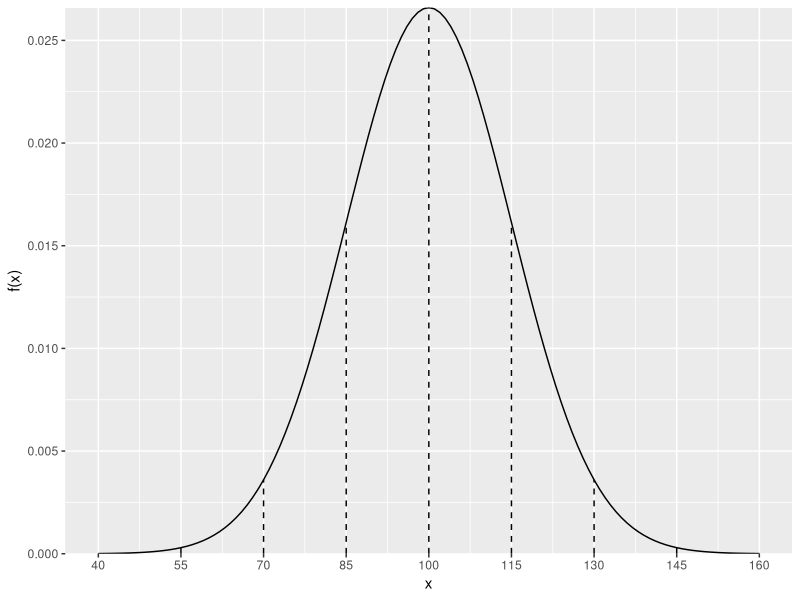
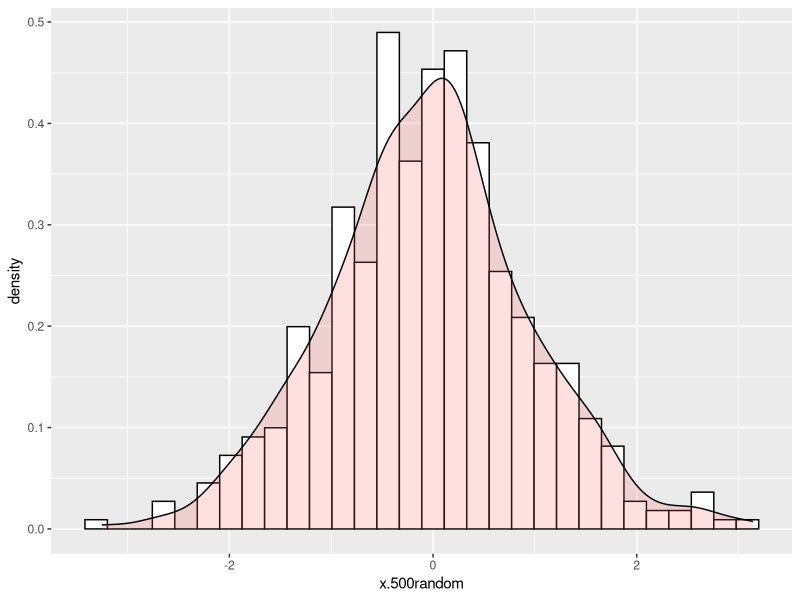
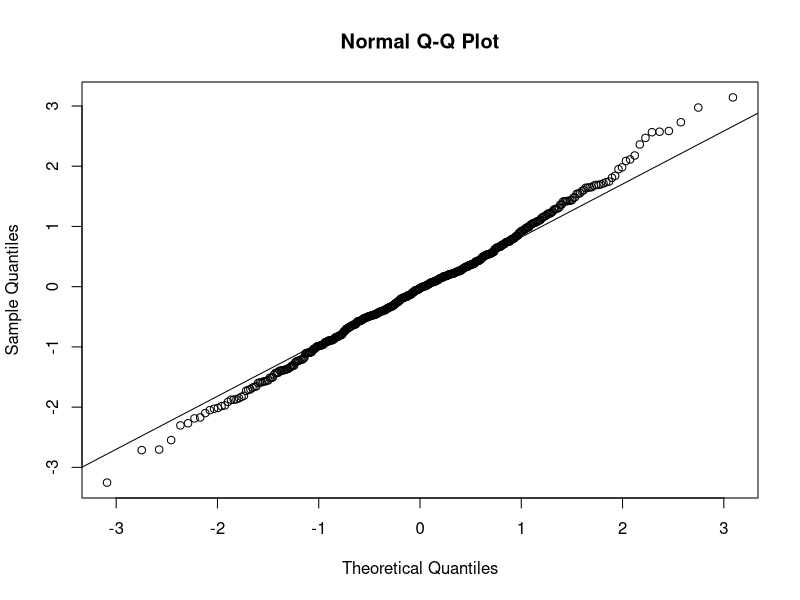
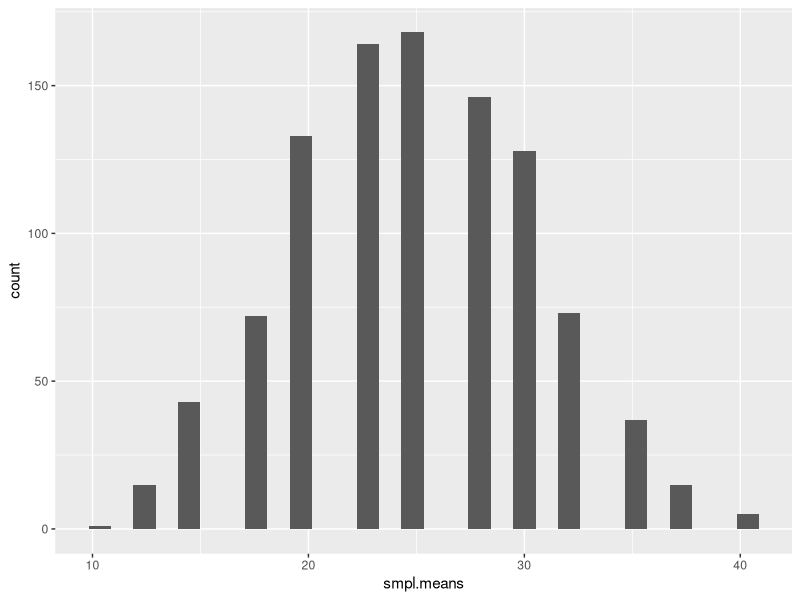
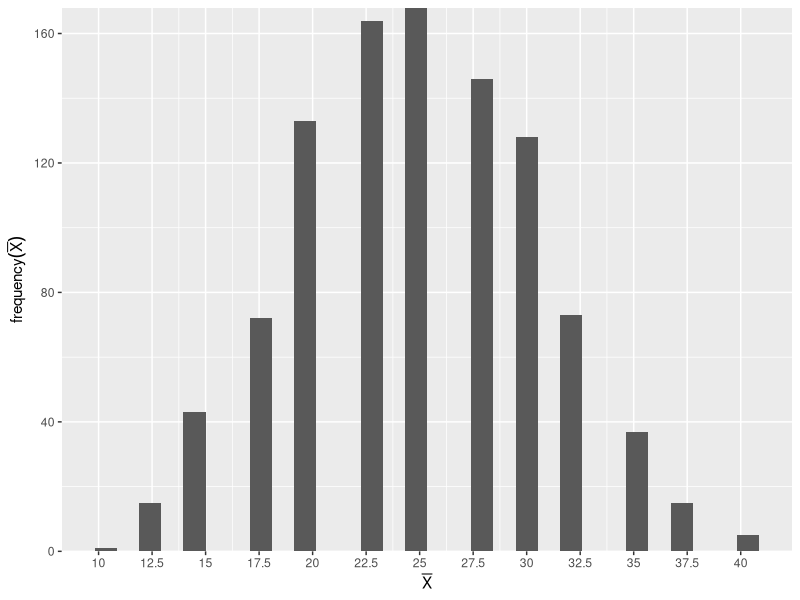

Write R code to recreate these figures, in order.
## ---- chunk 1
knitr::opts_chunk$set(echo = TRUE)
## ---- chunk 2
library(ggplot2)
## ---- chunk 3
x.values <- seq(40, 160, 1)
x.sd.values <- seq(40, 160, 15)
x.zeros.values <- rep(0, 9)

ggplot(data = NULL, aes(x = x.values, y = dnorm(x.values, 100, 15))) +
  geom_line() +
  labs(x = "x", y = "f(x)") + 
  scale_x_continuous(breaks = x.sd.values, labels = x.sd.values) +
  geom_segment((
      aes( x = x.sd.values, y = x.zeros.values, xend = x.sd.values, yend = dnorm(x.sd.values, m = 100, s = 15))
              ), linetype = "dashed") +
  scale_y_continuous( expand = c( 0,0))

#500 random numbers
x.500random <- rnorm(500)
ggplot(data = NULL, aes(x = x.500random)) +
  geom_histogram(aes(y = ..density..), colour="black", fill="white") +
  geom_density(alpha=.2, fill="#FF6666") 


## ---- chunk 4
shapiro.test(x.500random)
## ---- chunk 5
qqnorm(x.500random)
qqline(x.500random)
## ---- chunk 6
library(ggplot2)

#population
values <- c( 10,20,30,40)
#probabilities
probabilities <- c( 1/4, 1/4, 1/4, 1/4)
#store sample means
smpl.means <- NULL

set.seed( 123)

for( i in 1: 1000)
{ 
  #generate sample
  smpl <- sample( x = values, prob = probabilities, size = 4, replace = TRUE) 
  #append to vector - mean of the above sample
  smpl.means <- append( smpl.means, mean( smpl)) 
}

#Histogram - Normal distribution
ggplot( NULL, aes( x = smpl.means)) + 
  geom_histogram()

#unique values - for x-axis labeling
m.values <-round( unique( smpl.means), 2)


ggplot( NULL, aes( x = smpl.means)) + 
  geom_histogram() + 
  scale_x_continuous( breaks = m.values, label = m.values) + 
  scale_y_continuous( expand = c( 0,0)) + 
  labs( x = expression( bar( X)), y = expression (frequency( bar( X))))


